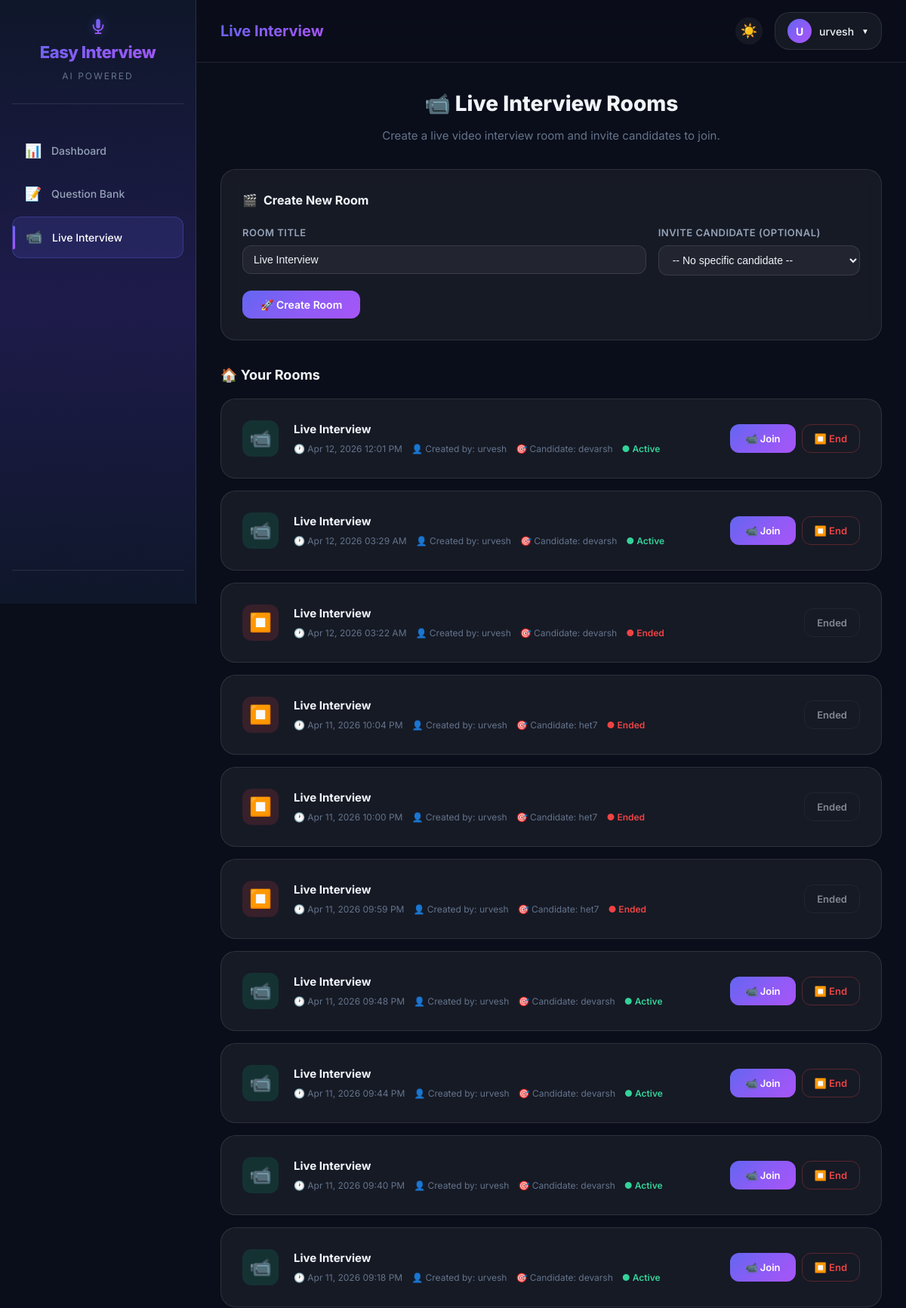
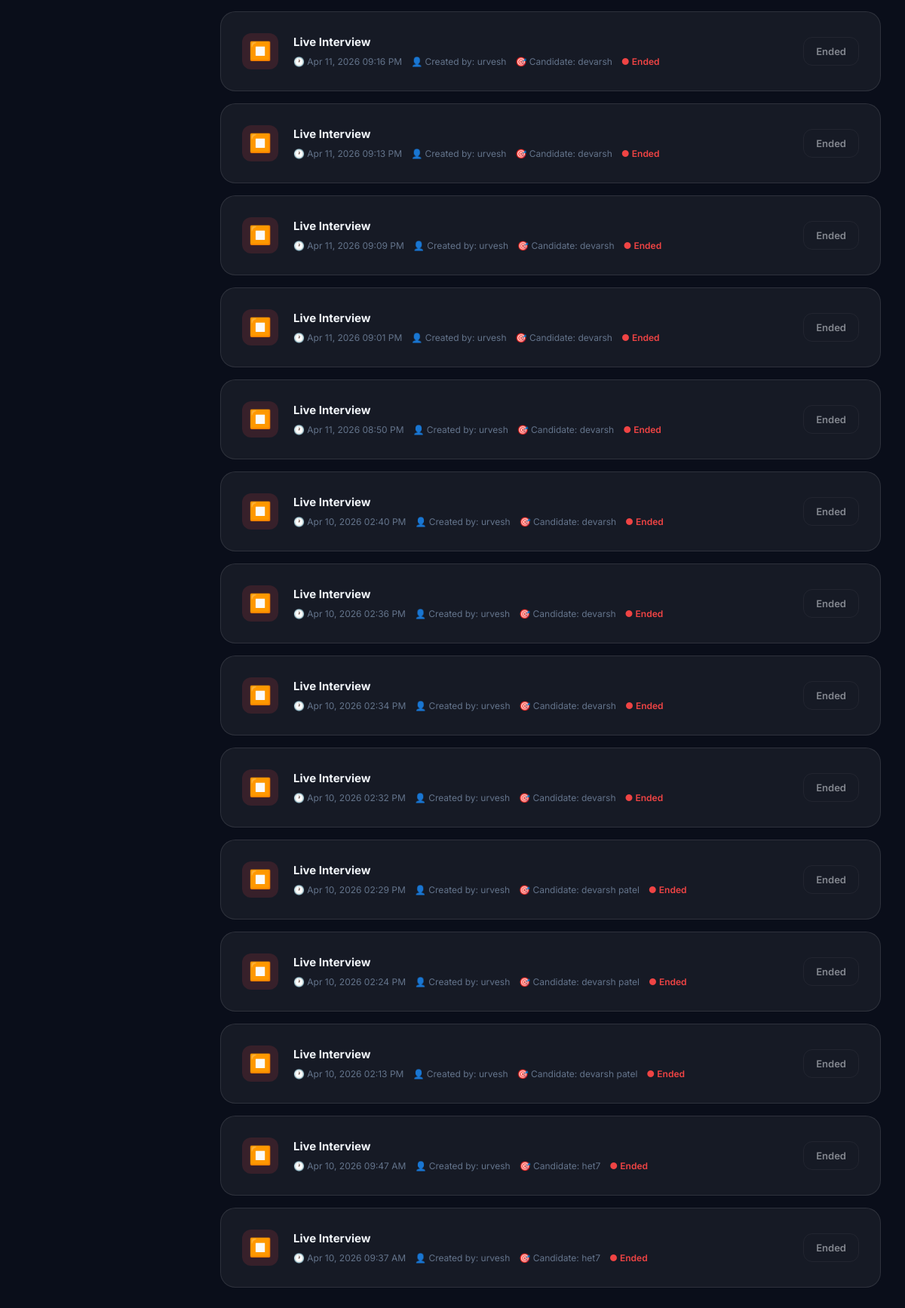
The app's page /live-rooms/ (signed in) with its own data (2 pictures, top to bottom).
### myapp/models.py (models this page shows, shortened)
class User(AbstractUser):
    profile_photo = models.ImageField(upload_to='profile_photos/', null=True, blank=True)
    is_expert = models.BooleanField(default=False)

class LiveRoom(models.Model):
    STATUS_CHOICES = [
        ('scheduled', 'Scheduled'),
        ('live', 'Live'),
        ('completed', 'Completed'),
    ]
    room_name = models.CharField(max_length=100, unique=True)
    title = models.CharField(max_length=200, default='Live Interview')
    created_by = models.ForeignKey(settings.AUTH_USER_MODEL, on_delete=models.CASCADE, related_name='created_rooms')
    participant = models.ForeignKey(settings.AUTH_USER_MODEL, on_delete=models.SET_NULL, null=True, blank=True, related_name='invited_rooms')
    scheduled_at = models.DateTimeField(null=True, blank=True)
    status = models.CharField(max_length=20, choices=STATUS_CHOICES, default='scheduled')
    is_active = models.BooleanField(default=True)
    created_at = models.DateTimeField(auto_now_add=True)
    class Meta:
        ordering = ['-created_at']

### myapp/views.py (the view, shortened to what this page needs)
# urls.py: path('live-rooms/', views.live_rooms, name='live_rooms'),
@login_required
def live_rooms(request):
    if request.user.is_staff or request.user.is_expert:
        my_rooms = LiveRoom.objects.filter(created_by=request.user)
        invited_rooms = LiveRoom.objects.filter(participant=request.user, is_active=True)
        rooms = (my_rooms | invited_rooms).distinct()
    else:
        rooms = LiveRoom.objects.filter(participant=request.user, is_active=True)
    users = User.objects.filter(is_staff=False, is_active=True).exclude(id=request.user.id).order_by('username') if (request.user.is_expert or request.user.is_staff) else []
    return render(request, "myapp/live_rooms.html", {
        "rooms": rooms,
        "users": users,
        "is_expert": request.user.is_expert or request.user.is_staff,
    })

### myapp/templates/myapp/live_rooms.html (shortened to what this page needs)
{% extends 'myapp/base.html' %}
{% block nav_live %}active{% endblock %}
{% block page_title %}<span>Live Interview</span>{% endblock %}
{% block content %}
<div class="animate-in">
    <div class="text-center" style="margin-bottom: 32px;">
        <h1 class="page-title">📹 Live Interview Rooms</h1>
        <p class="page-subtitle">
            {% if is_expert %}
            Create a live video interview room and invite candidates to join.
            {% else %}
            Join a live video interview session with an expert or HR.
            {% endif %}
        </p>
    </div>
</div>
{% if is_expert %}
<div class="glass-card animate-in delay-1" style="margin-bottom: 32px;">
    <h3 style="font-size: 16px; font-weight: 700; margin-bottom: 20px; display: flex; align-items: center; gap: 8px;">
        <span>🎬</span> Create New Room
    </h3>
    <form method="POST">
        <div style="display: flex; gap: 16px; flex-wrap: wrap; margin-bottom: 20px;">
            <div style="flex: 2; min-width: 200px;">
                <label class="form-label">Room Title</label>
                <input type="text" name="title" placeholder="e.g. Frontend Developer Interview" value="Live Interview" style="width: 100%; padding: 10px 14px; background: var(--bg-glass); border: 1px solid var(--border-glass); border-radius: var(--radius-md); color: var(--text-primary); font-size: 14px; box-sizing: border-box;">
            </div>
            <div style="flex: 1; min-width: 200px;">
                <label class="form-label">Invite Candidate (Optional)</label>
                <select name="participant_id" style="width: 100%; padding: 10px 14px; background: var(--bg-glass); border: 1px solid var(--border-glass); border-radius: var(--radius-md); color: var(--text-primary); font-size: 14px;">
                    {% if users %}
                    <option value="">-- No specific candidate --</option>
                    {% else %}
                    <option value="">No candidates available</option>
                    {% endif %}
                </select>
            </div>
        </div>
        <button type="submit" class="btn-primary-glow" style="padding: 10px 24px;">🚀 Create Room</button>
    </form>
</div>
{% endif %}
<div class="animate-in delay-2">
    <h3 style="font-size: 18px; font-weight: 700; margin-bottom: 16px;">🏠 Your Rooms</h3>
    {% if rooms %}
    <div style="display: grid; gap: 16px;">
        {% for room in rooms %}
        <div class="glass-card" style="display: flex; align-items: center; gap: 20px; flex-wrap: wrap;">
            <div style="width: 48px; height: 48px; border-radius: 12px; display: flex; align-items: center; justify-content: center; font-size: 24px; flex-shrink: 0; background: {% if room.is_active %}rgba(16, 185, 129, 0.15){% else %}rgba(239, 68, 68, 0.15){% endif %};">
                {% if room.is_active %}📹{% else %}⏹️{% endif %}
            </div>
            <div style="flex: 1; min-width: 0;">
                <h4 style="font-size: 15px; font-weight: 700; color: var(--text-primary); margin-bottom: 4px;">{{ room.title }}</h4>
                <div style="font-size: 12px; color: var(--text-muted); display: flex; gap: 12px; flex-wrap: wrap;">
                    <span>🕐 {{ room.created_at|date:"M d, Y h:i A" }}</span>
                    <span>👤 Created by: {{ room.created_by.username }}</span>
                    {% if room.participant %}
                    <span>🎯 Candidate: {{ room.participant.username }}</span>
                    {% endif %}
                    {% if room.is_active %}
                    <span style="color: #34d399; font-weight: 600;">● Active</span>
                    {% else %}
                    <span style="color: #ef4444; font-weight: 600;">● Ended</span>
                    {% endif %}
                </div>
            </div>
            <div style="display: flex; gap: 8px; flex-shrink: 0;">
                {% if room.is_active %}
                <a href="{% url 'join_live_room' room.id %}" class="btn-primary-glow" style="padding: 8px 20px; font-size: 13px; text-decoration: none;">📹 Join</a>
                {% if room.created_by == request.user or request.user.is_staff %}
                <a href="{% url 'end_live_room' room.id %}" class="btn-outline-glass" style="padding: 8px 16px; font-size: 13px; color: #ef4444; border-color: rgba(239, 68, 68, 0.3); text-decoration: none;" onclick="return confirm('End this room?');">⏹️ End</a>
                {% endif %}
                {% else %}
                <span class="btn-outline-glass" style="padding: 8px 16px; font-size: 13px; opacity: 0.5; cursor: default;">Ended</span>
                {% endif %}
            </div>
        </div>
        {% endfor %}
    </div>
    {% endif %}
</div>
{% endblock %}

### myapp/templates/myapp/base.html (shortened to what this page needs)
{% load static %}
<!DOCTYPE html>
<html lang="en">
<head>
    <link rel="stylesheet" href="{% static 'css/style.css' %}?v=20">
</head>
<body>
<div id="wrapper">
    <div class="sidebar">
        <div class="sidebar-logo">
            <h2>Easy Interview</h2>
            <span>AI Powered</span>
        </div>
        <div class="sidebar-nav">
            {% if request.user.is_expert or request.user.is_staff %}
            <a href="{% url 'expert_dashboard' %}" class="nav-link {% block nav_expert_dash %}{% endblock %}">
                <span class="nav-icon">📊</span> Dashboard
            </a>
            <a href="{% url 'expert_questions_dashboard' %}" class="nav-link {% block nav_expert %}{% endblock %}">
                <span class="nav-icon">📝</span> Question Bank
            </a>
            <a href="{% url 'expert_live_rooms_dashboard' %}" class="nav-link {% block nav_live %}{% endblock %}">
                <span class="nav-icon">📹</span> Live Interview
            </a>
            {% endif %}
        </div>
        <div class="sidebar-footer">
        </div>
    </div>
    <div class="page-content">
        <div class="topbar">
            <div style="display: flex; align-items: center; gap: 12px;">
                <div class="topbar-title">
                    {% block page_title %}<span>Dashboard</span>{% endblock %}
                </div>
            </div>
            <div style="display: flex; align-items: center; gap: 16px;">
                <button id="theme-toggle-dashboard" class="btn-outline-glass" style="padding: 6px; width: 36px; height: 36px; border-radius: 50%; font-size: 18px; line-height: 1; border: none; cursor: pointer; background: var(--bg-glass);">
                    ☀️
                </button>
                <div class="profile-dropdown">
                    <button class="profile-btn">
                        {% if request.user.profile_photo %}
                            <img src="{{ request.user.profile_photo.url }}" alt="Avatar" style="width: 32px; height: 32px; border-radius: 50%; object-fit: cover; border: 2px solid var(--accent-primary);">
                        {% else %}
                            <div class="profile-avatar">{{ request.user.username|make_list|first|upper }}</div>
                        {% endif %}
                        <span>{{ request.user.username|default:"User" }}</span>
                        <span style="font-size: 10px;">▼</span>
                    </button>
            </div>
            </div>
        </div>
        <div class="main-content">
            {% block content %}{% endblock %}
        </div>
    </div>
</div>
</body>
</html>

### records on screen
User: user.username|make_list "U", user.username "urvesh"
LiveRoom: title "Live Interview", created_at "Apr 12, 2026 12:01 PM", created_by.username "urvesh", participant.username "devarsh", is_active "● Active"
LiveRoom: title "Live Interview", created_at "Apr 12, 2026 03:29 AM", created_by.username "urvesh", participant.username "devarsh", is_active "● Active"
LiveRoom: title "Live Interview", created_at "Apr 12, 2026 03:22 AM", created_by.username "urvesh", participant.username "devarsh", is_active "● Ended"
LiveRoom: title "Live Interview", created_at "Apr 11, 2026 10:04 PM", created_by.username "urvesh", participant.username "het7", is_active "● Ended"
LiveRoom: title "Live Interview", created_at "Apr 11, 2026 10:00 PM", created_by.username "urvesh", participant.username "het7", is_active "● Ended"
LiveRoom: title "Live Interview", created_at "Apr 11, 2026 09:59 PM", created_by.username "urvesh", participant.username "het7", is_active "● Ended"
LiveRoom: title "Live Interview", created_at "Apr 11, 2026 09:48 PM", created_by.username "urvesh", participant.username "devarsh", is_active "● Active"
LiveRoom: title "Live Interview", created_at "Apr 11, 2026 09:44 PM", created_by.username "urvesh", participant.username "devarsh", is_active "● Active"
LiveRoom: title "Live Interview", created_at "Apr 11, 2026 09:40 PM", created_by.username "urvesh", participant.username "devarsh", is_active "● Active"
LiveRoom: title "Live Interview", created_at "Apr 11, 2026 09:18 PM", created_by.username "urvesh", participant.username "devarsh", is_active "● Active"
LiveRoom: title "Live Interview", created_at "Apr 11, 2026 09:16 PM", created_by.username "urvesh", participant.username "devarsh", is_active "● Ended"
LiveRoom: title "Live Interview", created_at "Apr 11, 2026 09:13 PM", created_by.username "urvesh", participant.username "devarsh", is_active "● Ended"
LiveRoom: title "Live Interview", created_at "Apr 11, 2026 09:09 PM", created_by.username "urvesh", participant.username "devarsh", is_active "● Ended"
LiveRoom: title "Live Interview", created_at "Apr 11, 2026 09:01 PM", created_by.username "urvesh", participant.username "devarsh", is_active "● Ended"
LiveRoom: title "Live Interview", created_at "Apr 11, 2026 08:50 PM", created_by.username "urvesh", participant.username "devarsh", is_active "● Ended"
LiveRoom: title "Live Interview", created_at "Apr 10, 2026 02:40 PM", created_by.username "urvesh", participant.username "devarsh", is_active "● Ended"
LiveRoom: title "Live Interview", created_at "Apr 10, 2026 02:36 PM", created_by.username "urvesh", participant.username "devarsh", is_active "● Ended"
LiveRoom: title "Live Interview", created_at "Apr 10, 2026 02:34 PM", created_by.username "urvesh", participant.username "devarsh", is_active "● Ended"
LiveRoom: title "Live Interview", created_at "Apr 10, 2026 02:32 PM", created_by.username "urvesh", participant.username "devarsh", is_active "● Ended"
LiveRoom: title "Live Interview", created_at "Apr 10, 2026 02:29 PM", created_by.username "urvesh", participant.username "devarsh patel", is_active "● Ended"
LiveRoom: title "Live Interview", created_at "Apr 10, 2026 02:24 PM", created_by.username "urvesh", participant.username "devarsh patel", is_active "● Ended"
LiveRoom: title "Live Interview", created_at "Apr 10, 2026 02:13 PM", created_by.username "urvesh", participant.username "devarsh patel", is_active "● Ended"
LiveRoom: title "Live Interview", created_at "Apr 10, 2026 09:47 AM", created_by.username "urvesh", participant.username "het7", is_active "● Ended"
LiveRoom: title "Live Interview", created_at "Apr 10, 2026 09:37 AM", created_by.username "urvesh", participant.username "het7", is_active "● Ended"
